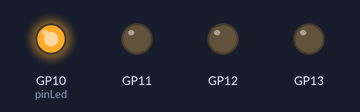
A program run on a simulated Raspberry Pi Pico running MicroPython. Parts: output pins drawn as LEDs (lit = HIGH).

Above: at 0.02 s.
At 0.77 s:
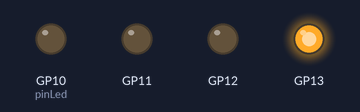
At 1.47 s:
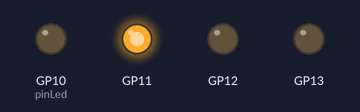
At 2.93 s:
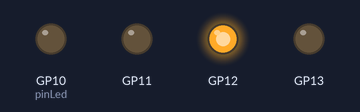
Timing chart, 0 to 3.2 s (numbered marks = the images above):
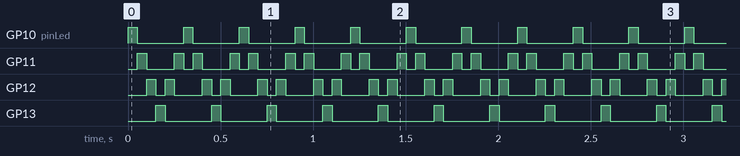

Measured:
- by itself, GP10 (pinLed), GP13: alternates HIGH for 0.05 s and LOW for 0.25 s
- by itself, GP11: repeats every 0.30 s: LOW 0.15 s, HIGH 0.05 s, LOW 0.05 s, HIGH 0.05 s
- by itself, GP12: repeats every 0.30 s: LOW 0.05 s, HIGH 0.05 s, LOW 0.15 s, HIGH 0.05 s

The program:

05LedsSecuenciaV2.py
```python
from machine import Pin
from utime import sleep_ms

tiempo = 50
back = False
while True:
    pin = 10

    while pin < 14:
        pinLed = Pin(pin, Pin.OUT)
        pinLed.on()
        sleep_ms(tiempo)
        pinLed.off()

        if pin == 13:
            back = True

        if pin == 10:
            back = False

        if back == False:
            pin = pin + 1
        else:
            pin = pin - 1
```
